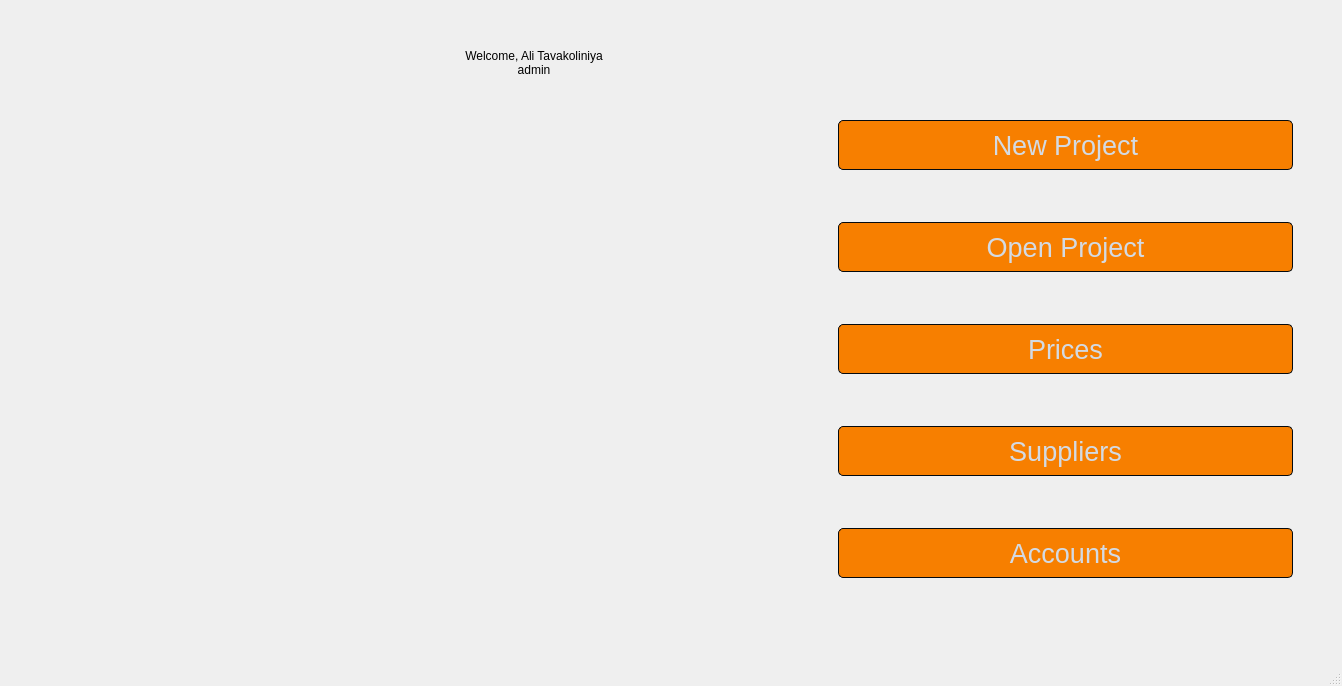
<?xml version="1.0" encoding="UTF-8"?>
<ui version="4.0">
 <class>MainWindow</class>
 <widget class="QMainWindow" name="MainWindow">
  <property name="geometry">
   <rect>
    <x>0</x>
    <y>0</y>
    <width>1342</width>
    <height>686</height>
   </rect>
  </property>
  <property name="windowTitle">
   <string>MainWindow</string>
  </property>
  <property name="styleSheet">
   <string notr="true"/>
  </property>
  <widget class="QWidget" name="centralwidget">
   <layout class="QGridLayout" name="gridLayout">
    <item row="10" column="3" colspan="2">
     <widget class="QPushButton" name="supplier_btn">
      <property name="minimumSize">
       <size>
        <width>0</width>
        <height>50</height>
       </size>
      </property>
      <property name="styleSheet">
       <string notr="true">QPushButton {
	font-size: 20pt;
	font-family: &quot;Segoe UI&quot;;
	border-style: solid;
	border-color: #050a0e;
	border-width: 1px;
	border-radius: 5px;
	color: #d3dae3;
	padding: 2px;
	background-color: #F77F00;
}

QPushButton:hover {
	font-size: 20pt;
	font-family: &quot;Segoe UI&quot;;
	border-style: solid;
	border-color: #050a0e;
	border-width: 1px;
	border-radius: 5px;
	color: #d3dae3;
	padding: 2px;
	background-color: #1c1f1f;
}
QPushButton:pressed {
	font-size: 20pt;
	font-family: &quot;Segoe UI&quot;;
	border-style: solid;
	border-color: #050a0e;
	border-width: 1px;
	border-radius: 5px;
	color: #d3dae3;
	padding: 2px;
	background-color: #2c2f2f;
}
</string>
      </property>
      <property name="text">
       <string>Suppliers</string>
      </property>
     </widget>
    </item>
    <item row="9" column="4">
     <spacer name="verticalSpacer_8">
      <property name="orientation">
       <enum>Qt::Vertical</enum>
      </property>
      <property name="sizeType">
       <enum>QSizePolicy::Minimum</enum>
      </property>
      <property name="sizeHint" stdset="0">
       <size>
        <width>20</width>
        <height>40</height>
       </size>
      </property>
     </spacer>
    </item>
    <item row="8" column="3" colspan="2">
     <widget class="QPushButton" name="data_entry_btn">
      <property name="minimumSize">
       <size>
        <width>0</width>
        <height>50</height>
       </size>
      </property>
      <property name="styleSheet">
       <string notr="true">QPushButton {
	font-size: 20pt;
	font-family: &quot;Segoe UI&quot;;
	border-style: solid;
	border-color: #050a0e;
	border-width: 1px;
	border-radius: 5px;
	color: #d3dae3;
	padding: 2px;
	background-color: #F77F00;
}

QPushButton:hover {
	font-size: 20pt;
	font-family: &quot;Segoe UI&quot;;
	border-style: solid;
	border-color: #050a0e;
	border-width: 1px;
	border-radius: 5px;
	color: #d3dae3;
	padding: 2px;
	background-color: #1c1f1f;
}
QPushButton:pressed {
	font-size: 20pt;
	font-family: &quot;Segoe UI&quot;;
	border-style: solid;
	border-color: #050a0e;
	border-width: 1px;
	border-radius: 5px;
	color: #d3dae3;
	padding: 2px;
	background-color: #2c2f2f;
}
</string>
      </property>
      <property name="text">
       <string>Prices</string>
      </property>
     </widget>
    </item>
    <item row="2" column="4">
     <widget class="QLabel" name="avatar_field">
      <property name="maximumSize">
       <size>
        <width>60</width>
        <height>60</height>
       </size>
      </property>
      <property name="text">
       <string/>
      </property>
      <property name="pixmap">
       <pixmap>../assets/user.png</pixmap>
      </property>
      <property name="scaledContents">
       <bool>true</bool>
      </property>
     </widget>
    </item>
    <item row="5" column="4">
     <spacer name="verticalSpacer_3">
      <property name="orientation">
       <enum>Qt::Vertical</enum>
      </property>
      <property name="sizeType">
       <enum>QSizePolicy::Minimum</enum>
      </property>
      <property name="sizeHint" stdset="0">
       <size>
        <width>20</width>
        <height>40</height>
       </size>
      </property>
     </spacer>
    </item>
    <item row="13" column="4">
     <spacer name="verticalSpacer_2">
      <property name="orientation">
       <enum>Qt::Vertical</enum>
      </property>
      <property name="sizeHint" stdset="0">
       <size>
        <width>20</width>
        <height>40</height>
       </size>
      </property>
     </spacer>
    </item>
    <item row="2" column="5">
     <spacer name="horizontalSpacer">
      <property name="orientation">
       <enum>Qt::Horizontal</enum>
      </property>
      <property name="sizeType">
       <enum>QSizePolicy::Minimum</enum>
      </property>
      <property name="sizeHint" stdset="0">
       <size>
        <width>40</width>
        <height>20</height>
       </size>
      </property>
     </spacer>
    </item>
    <item row="11" column="4">
     <spacer name="verticalSpacer_5">
      <property name="orientation">
       <enum>Qt::Vertical</enum>
      </property>
      <property name="sizeType">
       <enum>QSizePolicy::Minimum</enum>
      </property>
      <property name="sizeHint" stdset="0">
       <size>
        <width>20</width>
        <height>40</height>
       </size>
      </property>
     </spacer>
    </item>
    <item row="14" column="4">
     <spacer name="verticalSpacer_7">
      <property name="orientation">
       <enum>Qt::Vertical</enum>
      </property>
      <property name="sizeType">
       <enum>QSizePolicy::Minimum</enum>
      </property>
      <property name="sizeHint" stdset="0">
       <size>
        <width>20</width>
        <height>40</height>
       </size>
      </property>
     </spacer>
    </item>
    <item row="3" column="4">
     <spacer name="verticalSpacer">
      <property name="orientation">
       <enum>Qt::Vertical</enum>
      </property>
      <property name="sizeHint" stdset="0">
       <size>
        <width>20</width>
        <height>40</height>
       </size>
      </property>
     </spacer>
    </item>
    <item row="3" column="0">
     <spacer name="horizontalSpacer_2">
      <property name="orientation">
       <enum>Qt::Horizontal</enum>
      </property>
      <property name="sizeType">
       <enum>QSizePolicy::Minimum</enum>
      </property>
      <property name="sizeHint" stdset="0">
       <size>
        <width>40</width>
        <height>20</height>
       </size>
      </property>
     </spacer>
    </item>
    <item row="4" column="3" colspan="2">
     <widget class="QPushButton" name="new_project_btn">
      <property name="minimumSize">
       <size>
        <width>200</width>
        <height>50</height>
       </size>
      </property>
      <property name="styleSheet">
       <string notr="true">QPushButton {
	font-size: 20pt;
	font-family: &quot;Segoe UI&quot;;
	border-style: solid;
	border-color: #050a0e;
	border-width: 1px;
	border-radius: 5px;
	color: #d3dae3;
	padding: 2px;
	background-color: #F77F00;
}

QPushButton:hover {
	font-size: 20pt;
	font-family: &quot;Segoe UI&quot;;
	border-style: solid;
	border-color: #050a0e;
	border-width: 1px;
	border-radius: 5px;
	color: #d3dae3;
	padding: 2px;
	background-color: #1c1f1f;
}
QPushButton:pressed {
	font-size: 20pt;
	font-family: &quot;Segoe UI&quot;;
	border-style: solid;
	border-color: #050a0e;
	border-width: 1px;
	border-radius: 5px;
	color: #d3dae3;
	padding: 2px;
	background-color: #2c2f2f;
}
</string>
      </property>
      <property name="text">
       <string>New Project</string>
      </property>
     </widget>
    </item>
    <item row="12" column="3" colspan="2">
     <widget class="QPushButton" name="account_btn">
      <property name="minimumSize">
       <size>
        <width>0</width>
        <height>50</height>
       </size>
      </property>
      <property name="styleSheet">
       <string notr="true">QPushButton {
	font-size: 20pt;
	font-family: &quot;Segoe UI&quot;;
	border-style: solid;
	border-color: #050a0e;
	border-width: 1px;
	border-radius: 5px;
	color: #d3dae3;
	padding: 2px;
	background-color: #F77F00;
}

QPushButton:hover {
	font-size: 20pt;
	font-family: &quot;Segoe UI&quot;;
	border-style: solid;
	border-color: #050a0e;
	border-width: 1px;
	border-radius: 5px;
	color: #d3dae3;
	padding: 2px;
	background-color: #1c1f1f;
}
QPushButton:pressed {
	font-size: 20pt;
	font-family: &quot;Segoe UI&quot;;
	border-style: solid;
	border-color: #050a0e;
	border-width: 1px;
	border-radius: 5px;
	color: #d3dae3;
	padding: 2px;
	background-color: #2c2f2f;
}
</string>
      </property>
      <property name="text">
       <string>Accounts</string>
      </property>
     </widget>
    </item>
    <item row="3" column="1" rowspan="11">
     <widget class="QLabel" name="label">
      <property name="maximumSize">
       <size>
        <width>980</width>
        <height>300</height>
       </size>
      </property>
      <property name="text">
       <string/>
      </property>
      <property name="textFormat">
       <enum>Qt::AutoText</enum>
      </property>
      <property name="pixmap">
       <pixmap>../assets/Background.png</pixmap>
      </property>
      <property name="scaledContents">
       <bool>true</bool>
      </property>
     </widget>
    </item>
    <item row="6" column="3" colspan="2">
     <widget class="QPushButton" name="open_project_btn">
      <property name="minimumSize">
       <size>
        <width>0</width>
        <height>50</height>
       </size>
      </property>
      <property name="styleSheet">
       <string notr="true">QPushButton {
	font-size: 20pt;
	font-family: &quot;Segoe UI&quot;;
	border-style: solid;
	border-color: #050a0e;
	border-width: 1px;
	border-radius: 5px;
	color: #d3dae3;
	padding: 2px;
	background-color: #F77F00;
}

QPushButton:hover {
	font-size: 20pt;
	font-family: &quot;Segoe UI&quot;;
	border-style: solid;
	border-color: #050a0e;
	border-width: 1px;
	border-radius: 5px;
	color: #d3dae3;
	padding: 2px;
	background-color: #1c1f1f;
}
QPushButton:pressed {
	font-size: 20pt;
	font-family: &quot;Segoe UI&quot;;
	border-style: solid;
	border-color: #050a0e;
	border-width: 1px;
	border-radius: 5px;
	color: #d3dae3;
	padding: 2px;
	background-color: #2c2f2f;
}
</string>
      </property>
      <property name="text">
       <string>Open Project</string>
      </property>
     </widget>
    </item>
    <item row="1" column="3">
     <spacer name="verticalSpacer_6">
      <property name="orientation">
       <enum>Qt::Vertical</enum>
      </property>
      <property name="sizeType">
       <enum>QSizePolicy::Minimum</enum>
      </property>
      <property name="sizeHint" stdset="0">
       <size>
        <width>20</width>
        <height>40</height>
       </size>
      </property>
     </spacer>
    </item>
    <item row="7" column="4">
     <spacer name="verticalSpacer_4">
      <property name="orientation">
       <enum>Qt::Vertical</enum>
      </property>
      <property name="sizeType">
       <enum>QSizePolicy::Minimum</enum>
      </property>
      <property name="sizeHint" stdset="0">
       <size>
        <width>20</width>
        <height>40</height>
       </size>
      </property>
     </spacer>
    </item>
    <item row="4" column="2">
     <spacer name="horizontalSpacer_3">
      <property name="orientation">
       <enum>Qt::Horizontal</enum>
      </property>
      <property name="sizeType">
       <enum>QSizePolicy::Minimum</enum>
      </property>
      <property name="sizeHint" stdset="0">
       <size>
        <width>40</width>
        <height>20</height>
       </size>
      </property>
     </spacer>
    </item>
    <item row="2" column="2" colspan="2">
     <widget class="QLabel" name="user_details_field">
      <property name="minimumSize">
       <size>
        <width>180</width>
        <height>0</height>
       </size>
      </property>
      <property name="maximumSize">
       <size>
        <width>150</width>
        <height>16777215</height>
       </size>
      </property>
      <property name="text">
       <string>Welcome, Ali Tavakoliniya
admin</string>
      </property>
      <property name="alignment">
       <set>Qt::AlignCenter</set>
      </property>
     </widget>
    </item>
   </layout>
  </widget>
  <widget class="QStatusBar" name="statusbar"/>
 </widget>
 <resources/>
 <connections/>
</ui>
